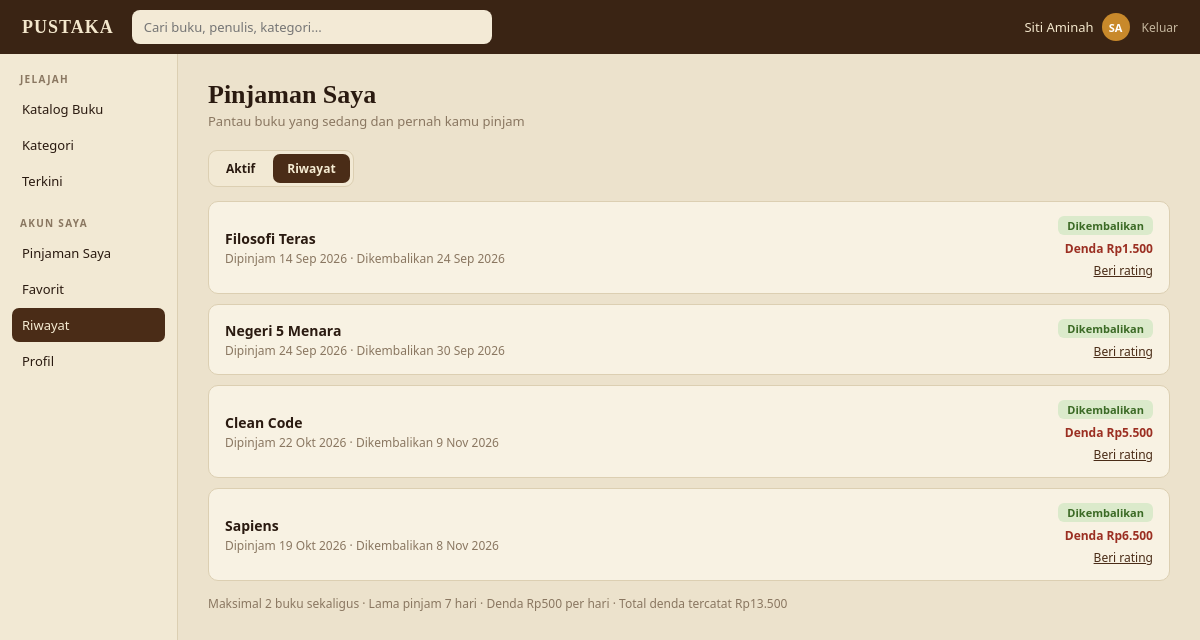
The app's page /pinjaman-saya?tab=riwayat (signed in) with its own data.
### tables this page shows
CREATE TABLE users (
    id            INTEGER PRIMARY KEY AUTOINCREMENT,
    name          TEXT NOT NULL,
    email         TEXT NOT NULL UNIQUE,
    password_hash TEXT NOT NULL,
    role          TEXT NOT NULL DEFAULT 'anggota'
                  CHECK (role IN ('admin', 'petugas', 'anggota')),
    member_code   TEXT UNIQUE,              -- hanya untuk anggota, contoh AG0004
    phone         TEXT,
    address       TEXT,
    status        TEXT NOT NULL DEFAULT 'aktif'
                  CHECK (status IN ('aktif', 'nonaktif')),
    created_at    TEXT NOT NULL DEFAULT (datetime('now', 'localtime'))
);

CREATE TABLE loans (
    id           INTEGER PRIMARY KEY AUTOINCREMENT,
    book_id      INTEGER NOT NULL REFERENCES books(id),
    member_id    INTEGER NOT NULL REFERENCES users(id),
    status       TEXT NOT NULL DEFAULT 'menunggu'
                 CHECK (status IN ('menunggu', 'dipinjam', 'dikembalikan', 'ditolak', 'dibatalkan')),
    requested_at TEXT NOT NULL DEFAULT (date('now', 'localtime')),
    loan_date    TEXT,
    due_date     TEXT,
    return_date  TEXT,
    fine         INTEGER NOT NULL DEFAULT 0,
    processed_by INTEGER REFERENCES users(id),   -- petugas yang menyetujui / menolak
    returned_by  INTEGER REFERENCES users(id)    -- petugas yang memproses pengembalian
);

CREATE TABLE books (
    id              INTEGER PRIMARY KEY AUTOINCREMENT,
    isbn            TEXT UNIQUE,
    title           TEXT NOT NULL,
    author          TEXT NOT NULL,
    publisher       TEXT,
    year            INTEGER,
    category_id     INTEGER REFERENCES categories(id) ON DELETE SET NULL,
    shelf           TEXT,                   -- lokasi rak
    description     TEXT,
    stock_total     INTEGER NOT NULL DEFAULT 1 CHECK (stock_total >= 0),
    stock_available INTEGER NOT NULL DEFAULT 1 CHECK (stock_available >= 0),
    created_at      TEXT NOT NULL DEFAULT (datetime('now', 'localtime'))
);

### app.py (the view)
@app.route("/pinjaman-saya")
@member_required
def my_loans():
    tab = "riwayat" if request.args.get("tab") == "riwayat" else "aktif"
    states = "('menunggu','dipinjam')" if tab == "aktif" else "('dikembalikan','ditolak','dibatalkan')"
    rows = decorate(q_all(LOAN_SELECT + f" WHERE l.member_id=? AND l.status IN {states} "
                          "ORDER BY l.id DESC", g.user["id"]))
    total_fine = q_val("SELECT COALESCE(SUM(fine),0) FROM loans WHERE member_id=?", g.user["id"])
    return render_template("my_loans.html", rows=rows, tab=tab, total_fine=total_fine,
                           active="history" if tab == "riwayat" else "mine")

### app.py (called while the page is built)
def db():
    if "db" not in g:
        g.db = sqlite3.connect(DB_PATH)
        g.db.row_factory = sqlite3.Row
        g.db.execute("PRAGMA foreign_keys = ON")
    return g.db

def q_all(sql, *args):
    return db().execute(sql, args).fetchall()

def q_one(sql, *args):
    return db().execute(sql, args).fetchone()

def q_val(sql, *args):
    return db().execute(sql, args).fetchone()[0]

def cfg(key):
    row = q_one("SELECT value FROM settings WHERE key = ?", key)
    return int(row["value"]) if row else DEFAULTS[key]

def parse_date(s, fallback=None):
    try:
        return date.fromisoformat(str(s)[:10])
    except (TypeError, ValueError):
        return fallback

@app.template_filter("rupiah")
def f_rupiah(v):
    return "Rp" + f"{int(v or 0):,}".replace(",", ".")

@app.template_filter("tgl")
def f_tgl(v):
    d = parse_date(v) if v else None
    return f"{d.day} {MONTHS[d.month - 1]} {d.year}" if d else "-"

@app.template_filter("initials")
def f_initials(name):
    parts = [p for p in (name or "").split() if p]
    return "".join(p[0] for p in parts[:2]).upper() or "?"

@app.before_request
def load_user():
    g.user = None
    if request.endpoint == "static":
        return
    uid = session.get("uid")
    if uid:
        u = q_one("SELECT * FROM users WHERE id=?", uid)
        if u and u["status"] == "aktif":
            g.user = u
        else:
            session.clear()
            if u:
                flash("Akunmu dinonaktifkan. Hubungi petugas perpustakaan.", "error")

@app.context_processor
def inject_globals():
    ctx = {"me": g.get("user"), "max_loans": cfg("max_loans"),
           "fine_per_day": cfg("fine_per_day"), "loan_days": cfg("loan_days")}
    if g.get("user") and g.user["role"] in STAFF_ROLES:
        ctx["pending_count"] = q_val("SELECT COUNT(*) FROM loans WHERE status='menunggu'")
    return ctx

def roles_required(*roles):
    def deco(view):
        @wraps(view)
        def wrapped(*a, **kw):
            if not g.user:
                return redirect(url_for("login"))
            if g.user["role"] not in roles:
                flash("Halaman itu tidak tersedia untuk akunmu.", "error")
                return redirect(url_for("index"))
            return view(*a, **kw)
        return wrapped
    return deco

### templates/my_loans.html (shortened to what this page needs)
{% extends "layout.html" %}
{% from "macros.html" import chip %}
{% block content %}
<h1>Pinjaman Saya</h1>
<p class="sub">Pantau buku yang sedang dan pernah kamu pinjam</p>
<div class="tabs">
  <a href="{{ url_for('my_loans') }}" class="{{ 'active' if tab == 'aktif' }}">Aktif</a>
  <a href="{{ url_for('my_loans', tab='riwayat') }}" class="{{ 'active' if tab == 'riwayat' }}">Riwayat</a>
</div>
{% for l in rows %}
<div class="loan-card">
  <div>
    <div class="t"><a href="{{ url_for('book_detail', bid=l.book_id) }}" style="color:inherit;text-decoration:none">{{ l.title }}</a></div>
    <div class="meta">
      {% if l.status == 'menunggu' %}Diajukan {{ l.requested_at|tgl }}
      {% elif l.status == 'dipinjam' %}Dipinjam {{ l.loan_date|tgl }} · Jatuh tempo {{ l.due_date|tgl }}
      {% elif l.status == 'dikembalikan' %}Dipinjam {{ l.loan_date|tgl }} · Dikembalikan {{ l.return_date|tgl }}
      {% else %}Diajukan {{ l.requested_at|tgl }}{% endif %}
    </div>
  </div>
  <div class="side">
    {{ chip(l.label, l.tone) }}
    {% if l.status == 'dikembalikan' and l.fine %}<span class="fine">Denda {{ l.fine|rupiah }}</span>{% endif %}
    {% if l.status == 'menunggu' %}
      <form class="inline" method="post" action="{{ url_for('loan_cancel', lid=l.id) }}"
            onsubmit="return confirm('Batalkan pengajuan ini?')"><button class="btn ghost sm">Batalkan</button></form>
    {% elif l.status == 'dikembalikan' %}
      <a class="small" href="{{ url_for('book_detail', bid=l.book_id) }}">Beri rating</a>
    {% endif %}
  </div>
</div>
{% else %}
<div class="card"><p class="muted" style="margin:0">
  {% if tab == 'aktif' %}Belum ada pinjaman aktif. <a href="{{ url_for('catalog') }}">Cari buku</a> untuk mulai meminjam.
  {% else %}Belum ada riwayat peminjaman.{% endif %}</p></div>
{% endfor %}
<p class="muted small" style="margin-top:14px">Maksimal {{ max_loans }} buku sekaligus · Lama pinjam {{ loan_days }} hari ·
  Denda {{ fine_per_day|rupiah }} per hari{% if total_fine %} · Total denda tercatat {{ total_fine|rupiah }}{% endif %}</p>
{% endblock %}

### templates/layout.html (shortened to what this page needs)
{% extends "base.html" %}
{% from "macros.html" import flashes %}
{% block body %}
{% set a = active|default('') %}
<header class="topbar">
  <a class="brand" href="{{ url_for('index') }}">PUSTAKA</a>
  <form class="search" action="{{ url_for('catalog') if me.role == 'anggota' else url_for('books') }}" method="get">
    <input name="q" value="{{ request.args.get('q', '') }}" placeholder="Cari buku, penulis, kategori...">
  </form>
  <div class="userchip">
    <a class="who" href="{{ url_for('profile') }}" title="Profil dan ganti kata sandi">
      <span>{{ me.name }}</span><span class="avatar">{{ me.name|initials }}</span></a>
    <a class="logout" href="{{ url_for('logout') }}">Keluar</a>
  </div>
</header>
<div class="shell">
  <aside class="sidebar">
    {% if me.role == 'anggota' %}
      <div class="nav-title">Jelajah</div>
      <a href="{{ url_for('catalog') }}" class="{{ 'active' if a == 'catalog' }}">Katalog Buku</a>
      <a href="{{ url_for('catalog_categories') }}" class="{{ 'active' if a == 'cats' }}">Kategori</a>
      <a href="{{ url_for('catalog', urut='terbaru') }}" class="{{ 'active' if a == 'latest' }}">Terkini</a>
      <div class="nav-title">Akun Saya</div>
      <a href="{{ url_for('my_loans') }}" class="{{ 'active' if a == 'mine' }}">Pinjaman Saya</a>
      <a href="{{ url_for('favorites') }}" class="{{ 'active' if a == 'favs' }}">Favorit</a>
      <a href="{{ url_for('my_loans', tab='riwayat') }}" class="{{ 'active' if a == 'history' }}">Riwayat</a>
      <a href="{{ url_for('profile') }}" class="{{ 'active' if a == 'profile' }}">Profil</a>
    {% endif %}
  </aside>
  <main class="main">
    {% block content %}{% endblock %}
  </main>
</div>
{% endblock %}

### templates/macros.html (shortened to what this page needs)
{% macro chip(text, tone) %}<span class="chip {{ tone }}">{{ text }}</span>{% endmacro %}

### static/style.css (style rules this page uses)
:root { --bg: #ece2cc; --panel: #f8f2e3; --panel-2: #f2e9d4; --input: #fcf8ee; --ink: #2a1a10; --muted: #8a7761; --line: #dccfb2; --dark: #3a2414; --dark-2: #4a2c17; --gold: #c8892b; --serif: Georgia, "Times New Roman", serif; --sans: system-ui, -apple-system, "Segoe UI", Roboto, sans-serif; }
* { box-sizing: border-box; }
body { margin: 0; font-family: var(--sans); background: var(--bg); color: var(--ink); font-size: 14px; }
a { color: var(--dark-2); }
h1 { font-family: var(--serif); font-size: 26px; margin: 0 0 2px; }
.sub { color: var(--muted); font-size: 13px; margin: 0 0 20px; }
.muted { color: var(--muted); }
.small { font-size: 12px; }
.topbar { height: 54px; background: var(--dark); color: #f3e7cc; display: flex; align-items: center; gap: 18px; padding: 0 22px; position: sticky; top: 0; z-index: 5; }
.brand { font-family: var(--serif); font-weight: 700; letter-spacing: 1px; font-size: 18px; color: #f3e7cc; text-decoration: none; }
.search { flex: 1; max-width: 360px; margin: 0; }
.search input { width: 100%; border: 0; border-radius: 8px; padding: 8px 12px; font-size: 13px; background: #f3ead6; color: var(--ink); }
.userchip { margin-left: auto; display: flex; align-items: center; gap: 12px; font-size: 13px; }
.userchip a { color: #f3e7cc; text-decoration: none; }
.userchip .who { display: flex; align-items: center; gap: 8px; }
.avatar { width: 28px; height: 28px; border-radius: 50%; background: var(--gold); color: #fff; font-weight: 700; font-size: 11px; display: grid; place-items: center; }
.logout { opacity: .75; font-size: 12px; }
.shell { display: flex; min-height: calc(100vh - 54px); }
.sidebar { width: 178px; flex: none; background: var(--panel-2); border-right: 1px solid var(--line); padding: 14px 12px; }
.nav-title { font-size: 10px; letter-spacing: 1.3px; color: var(--muted); text-transform: uppercase; margin: 18px 8px 6px; font-weight: 600; }
.nav-title:first-child { margin-top: 4px; }
.sidebar a { display: flex; justify-content: space-between; align-items: center; padding: 8px 10px; border-radius: 7px; font-size: 13px; color: var(--ink); text-decoration: none; margin-bottom: 2px; }
.sidebar a.active { background: var(--dark-2); color: #f6ecd3; }
.main { flex: 1; padding: 26px 30px 40px; min-width: 0; }
.chip { display: inline-block; padding: 2px 9px; border-radius: 6px; font-size: 11px; font-weight: 600; white-space: nowrap; }
.chip.green { background: #dbeacb; color: #3b6a25; }
input, select, textarea { width: 100%; padding: 9px 11px; border: 1px solid var(--line); border-radius: 8px; background: var(--input); font-size: 13px; font-family: inherit; color: var(--ink); }
.tabs { display: inline-flex; gap: 4px; background: var(--panel-2); border: 1px solid var(--line); border-radius: 9px; padding: 3px; margin-bottom: 14px; flex-wrap: wrap; }
.tabs a { padding: 6px 14px; border-radius: 7px; font-size: 12px; font-weight: 600; text-decoration: none; color: var(--ink); }
.tabs a.active { background: var(--dark-2); color: #f6ecd3; }
.loan-card { display: flex; justify-content: space-between; align-items: center; gap: 14px; padding: 14px 16px; background: var(--panel); border: 1px solid var(--line); border-radius: 10px; margin-bottom: 10px; }
.loan-card .t { font-weight: 700; font-size: 14px; }
.loan-card .meta { font-size: 12px; color: var(--muted); margin-top: 2px; }
.loan-card .side { text-align: right; display: flex; flex-direction: column; gap: 5px; align-items: flex-end; }
.fine { font-size: 12px; font-weight: 600; color: #9b2f22; }

### records on screen
users: name "Siti Aminah", name|initials "SA"
loans: title "Filosofi Teras", loan_date|tgl "14 Sep 2026", return_date|tgl "24 Sep 2026", status "Dikembalikan", fine|rupiah "Rp1.500"
loans: title "Negeri 5 Menara", loan_date|tgl "24 Sep 2026", return_date|tgl "30 Sep 2026", status "Dikembalikan"
loans: title "Clean Code", loan_date|tgl "22 Okt 2026", return_date|tgl "9 Nov 2026", status "Dikembalikan", fine|rupiah "Rp5.500"
loans: title "Sapiens", loan_date|tgl "19 Okt 2026", return_date|tgl "8 Nov 2026", status "Dikembalikan", fine|rupiah "Rp6.500"

### other values on screen
{{ max_loans }} "2"
{{ loan_days }} "7"
{{ fine_per_day|rupiah }} "Rp500"
{{ total_fine|rupiah }} "Rp13.500"
